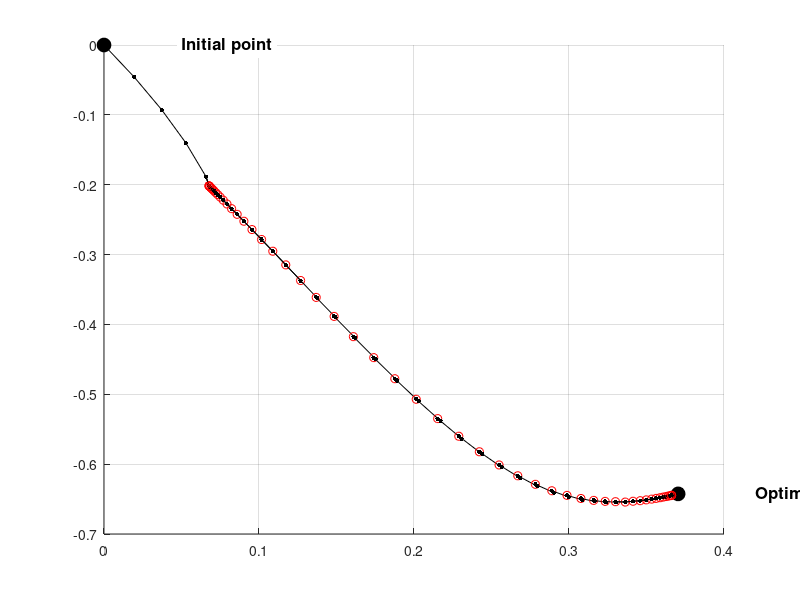

Source code (MATLAB):
%%%
% MPC-425, Exercise 2
%%%
function ex2

% Problem:
%  min  0.5 * z' * prob.H * z + prob.q' * z
%  s.t. prob.G * z <= prob.d

%% Choose problem parameters
dim   = 2; % Number of optimization variables
speed = 'slow'; % set to 'fast' for fast convergence, and 'slow' to see what's going on
seed  = ceil(100*rand); % Set to any integer to choose the randomly generated problem

[prob,opt] = setupEx2(dim, speed, seed);

%%%%%%%%%%%%%%%%%%% THE BARRIER METHOD %%%%%%%%%%%%%%%%%%%
%%%%%%%%%%%%%%%%%%% THE BARRIER METHOD %%%%%%%%%%%%%%%%%%%

% Initialize
kappa = opt.kappa0;
z     = prob.z0;
zprev = z;

% Outer loop
stats.outerIterations = 0;
stats.innerIterations = 0;
tic
while kappa > opt.epsilon % Stop once the barrier term is small
  stats.outerIterations = stats.outerIterations + 1;
  
  % Inner loop (centering step)
  while 1
    stats.innerIterations = stats.innerIterations + 1;
    if any(prob.d-prob.G*z < 0), error('Current point z is not feasible'); end

    %vvvvvvvvvvvvvvvv YOUR CODE HERE vvvvvvvvvvvvvvvvvvv

    
%     % A very shord solution for computation of search direction:
%     %vvvvvvvvvvvvvvvvvvvvvvvvvvvvvvvvvvvvvvvvvvvvvvvvvvvvvvvvvvvvvvvvvvvv
%     % Compute search direction 
%     s = prob.d - prob.G*z;
%     Dz = -inv(prob.H + kappa*prob.G'*diag(1./(s.*s))*prob.G)*...
%       (prob.H*z+prob.q + kappa*prob.G'*diag(1./s)*ones(length(s),1));
%     %^^^^^^^^^^^^^^^^^^^^^^^^^^^^^^^^^^^^^^^^^^^^^^^^^^^^^^^^^^^^^^^^^^^^

    % Longer, but easier to read solution:
    %vvvvvvvvvvvvvvvvvvvvvvvvvvvvvvvvvvvvvvvvvvvvvvvvvvvvvvvvvvvvvvvvvvvv
    % Compute the sum on the left side
    leftSum = 0;
    for k = 1 : length( prob.d )
        leftSum = leftSum + ( 1 / ( prob.d(k) - prob.G(k,:) * z )^2 ) * prob.G(k,:)' * prob.G(k,:); 
    end
    % Compute the matrix on the left side
    leftTerm = prob.H + kappa * leftSum;
    
    % Compute the sum on the right side
    rightSum = 0;
    for k = 1 : length( prob.d )
        rightSum = rightSum + ( 1 / ( prob.d(k) - prob.G(k,:) * z ) ) * prob.G(k,:)';
    end
    % Compute the vector on the right side
    rightTerm = - prob.H * z - prob.q - kappa * rightSum;
    
    % Compute the direction
    Dz = leftTerm\rightTerm;
    %^^^^^^^^^^^^^^^^^^^^^^^^^^^^^^^^^^^^^^^^^^^^^^^^^^^^^^^^^^^^^^^^^^^^
    
    

    %^^^^^^^^^^^^^^^^ YOUR CODE HERE ^^^^^^^^^^^^^^^^^^^

    if dim == 2, plot([z(1);zprev(1)],[z(2);zprev(2)],'k.-','markersize',10); drawnow; end

    t = 1;

    % Reduce t until z+t*Dz is feasible
    % (Backtrack for feasibility)
    % Use opt.beta / opt.alpha as the backtracking parameters

    while t > opt.epsilon && any(prob.G*(z+t*Dz) > prob.d)
      t = opt.beta*t;
    end

    % Reduce t to minimize f(z+t*Dz)
    % Use opt.beta / opt.alpha as the backtracking parameters

    while t > opt.epsilon
      fup   = prob.f(z+t*Dz) + kappa * prob.phi(z+t*Dz); 
      df    = prob.gradF(z)  + kappa * prob.gradPhi(z);
      fdown = prob.f(z)      + kappa * prob.phi(z) + opt.alpha*t*df'*Dz;

      if fup < fdown, break; end
      t=opt.beta*t;
    end

    % Termination condition
    % We stop if we're no longer making any progress, either because the
    % step size t is very small, or the size of the gradient is very small
    if t < opt.epsilon || norm(Dz) < opt.epsilon, break; end
    
    % Slow down convergence so we can see what's going on
    if opt.slow, t = min([t t/(20*norm(Dz)) ]); end
    
    % Take step
    zprev = z;
    z = z + t*Dz;
  end

  if dim == 2, plot(z(1),z(2),'ro'); drawnow; end

  % Decrease barrier parameter
  kappa = kappa * opt.mu;
end
stats.solveTime = toc;

%%%%%%%%%%%%%%%%%%% THE BARRIER METHOD %%%%%%%%%%%%%%%%%%%
%%%%%%%%%%%%%%%%%%% THE BARRIER METHOD %%%%%%%%%%%%%%%%%%%


%%
% Solve the optimization problem and compare
tic
[zopt,fval,flag] = quadprog(prob.H,prob.q,prob.G,prob.d);
stats.quadprogSolveTime = toc;
if flag ~= 1, error('Could not solve optimization problem'); end

fprintf('---------------------\n');
fprintf('Your optimal cost: %f\n', prob.f(z));
fprintf('True optimal cost: %f\n', fval);
fprintf('Error = %f\n\n', abs(prob.f(z) - fval));


if dim==2
  fprintf('---------------------\n');
  fprintf('Your optimal solution: [%.3f %.3f]\n', z(1), z(2));
  fprintf('True optimal solution: [%.3f %.3f]\n', zopt(1), zopt(2));
  fprintf('Norm of error = %f\n\n', norm(z-zopt));
end

fprintf('---------------------\n');
fprintf('Solution statistics:\n');
fprintf('  Number of outer iterations: %i\n', stats.outerIterations);
fprintf('  Number of inner iterations: %i\n', stats.innerIterations);
fprintf('  Solve time:                 %.2f seconds\n', stats.solveTime);
fprintf('  Matlab solve time:          %.2f seconds\n', stats.quadprogSolveTime);

end

function [prob, opt] = setupEx2(dim, speed, seed)
%
% Setup a random quadratic program
%

%% Create a random quadratic program with dim variables
prob = randomQP(dim, seed);

%% Plot the problem
if dim == 2
  plotOptimization(prob);
end

%% Barrier method parameters
% Select 'true' for slow convergence, so you can see the central path.
% Select 'false' for standard, fast convergence
opt = setBarrierParameters(strncmp(speed, 'slow', 1));

end

%% Set the optimization parameters
function opt = setBarrierParameters(isSlow)
if isSlow
  % Use these parameters for "slow" convergence, so you can see the central path
  opt.kappa0  = 100;   % Initial value of barrier parameter
  opt.alpha   = 0.02;  % Line search parameters
  opt.beta    = 0.9;
  opt.mu      = 0.8;   % Decrease rate for barrier parameter
  opt.epsilon = 1e-3;  % Optimality tolerance
  opt.slow    = true;
else
  % Use these parameters for "fast" convergence, to solve the optimization problem
  opt.kappa0  = 1;
  opt.alpha   = 0.02;
  opt.beta    = 0.7;
  opt.mu      = 1e-2;
  opt.epsilon = 1e-8;
  opt.slow    = false;
end
end

%% Plot the optimization problem (if it is 2D)
function plotOptimization(prob)
if prob.dim ~= 2
  fprintf('Can only plot two dimensional optimization problems\n');
  return
end
clf; hold on; grid on;
try
  P = Polyhedron(prob.G,prob.d);
  %P.plot('alpha',0.1,'linewidth',3,'color','k');
  %plotPolyLine(polytope(prob.G,prob.d),'k',3);
  P.plot('alpha',0.1,'linewidth',3,'color','k');
  
  %[X,Y] = gridPolytope(polytope(prob.G,prob.d),50);
  [B,l,u]=bounding_box(polytope(prob.G,prob.d));
  [X,Y] = meshgrid(linspace(l(1)-0.1,u(1)+0.1,50),linspace(l(2)-0.1,u(2)+0.1,50));
  F = 0*X;
  for i = 1:size(X,1)
    for j = 1:size(X,2)
      z = [X(i,j);Y(i,j)];
      F(i,j) = prob.f(z);
    end
  end
  contour(X,Y,F,20);
catch
  warning('Could not plot the constraints - possibly MPT is not installed?');
end

% Compute optimal solution and plot
try
  [zopt,fval,flag] = quadprog(prob.H,prob.q,prob.G,prob.d);
  if flag ~= 1, error('Could not solve optimization problem'); end
  plot(zopt(1),zopt(2),'ko','markersize',10,'markerfacecolor','k');
  text(zopt(1)+0.05,zopt(2),'Optimal point','fontweight','bold','fontsize',12,'backgroundcolor','w');
  plot(prob.z0(1),prob.z0(2),'ko','markersize',10,'markerfacecolor','k');
  text(prob.z0(1)+0.05,prob.z0(2),'Initial point','fontweight','bold','fontsize',12,'backgroundcolor','w');
catch
  warning('Could not compute the optimal solution - possibly optimization toolbox isn''t installed?');
end

% Compute analytic center and plot
try
  x = sdpvar(size(prob.G,2),1);
  dd = optimize(prob.d-prob.G*x >= 0, -geomean(prob.d-prob.G*x));
  if dd.problem ~= 0, error('Could not compute analytic center'); end
  x = double(x);
  plot(x(1),x(2),'ko','markersize',10,'markerfacecolor','k');
  text(x(1)+0.05,x(2),'Analytic center','fontweight','bold','fontsize',12,'backgroundcolor','w');
  axis tight
catch
  warning('Could not compute analytic center - possibly YALMIP isn''t installed?');
end

end

%% Create a random quadratic program
function prob = randomQP(dim, seed)

% Number of optimization variables
prob.dim = dim;

% Set the seed of the random generator so we can get the same 'random'
% problem twice if we want
randn('state',seed);

% Create the problem
%  min  0.5 z'Hz + q'z s.t. Gx <= d
prob.G  = randn(5*dim,dim);
prob.d  = ones(5*dim,1);
prob.H  = randn(dim); prob.H = prob.H * prob.H';
prob.q  = randn(dim,1);

% We've chosen d = 1, so the point 0 is always in the interior of the
% constraints
prob.z0 = zeros(dim,1);

% Helper functions
prob.f       = @(z) 0.5*z'*prob.H*z + prob.q'*z;
prob.gradF   = @(z) prob.H*z + prob.q;
prob.phi     = @(z) sum(-log(prob.d-prob.G*z));
prob.gradPhi = @(z) prob.G'*diag(1./(prob.d-prob.G*z))*ones(length(prob.d),1);

end